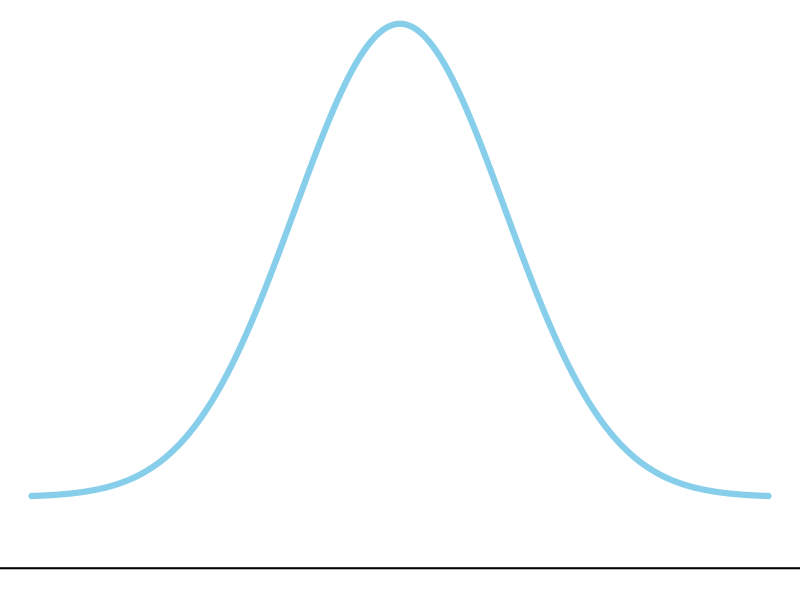
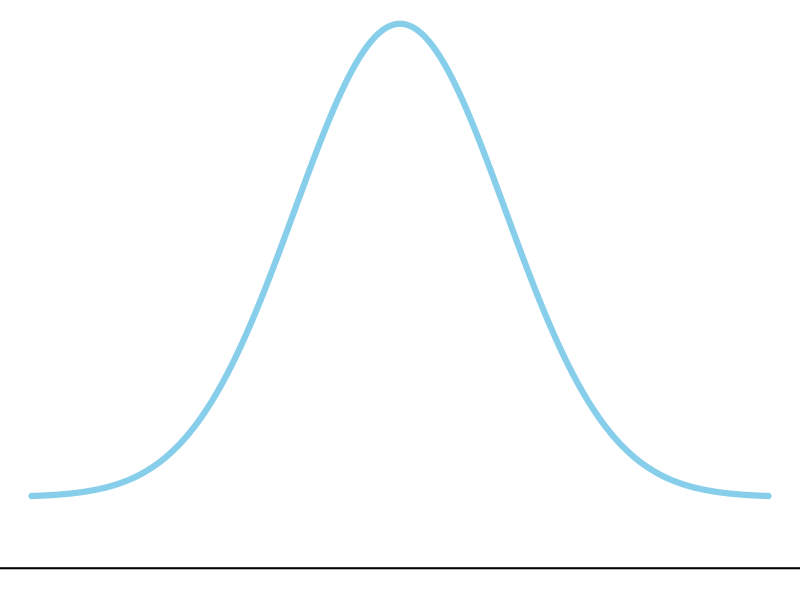
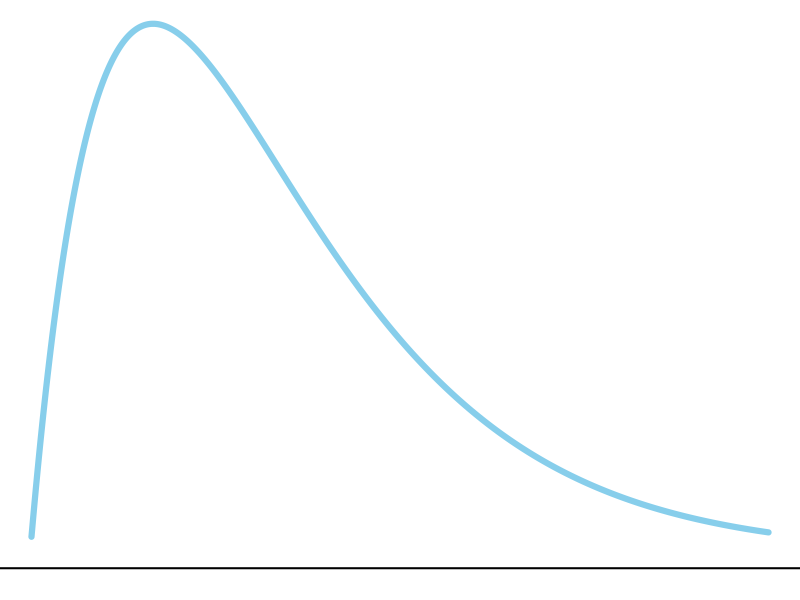
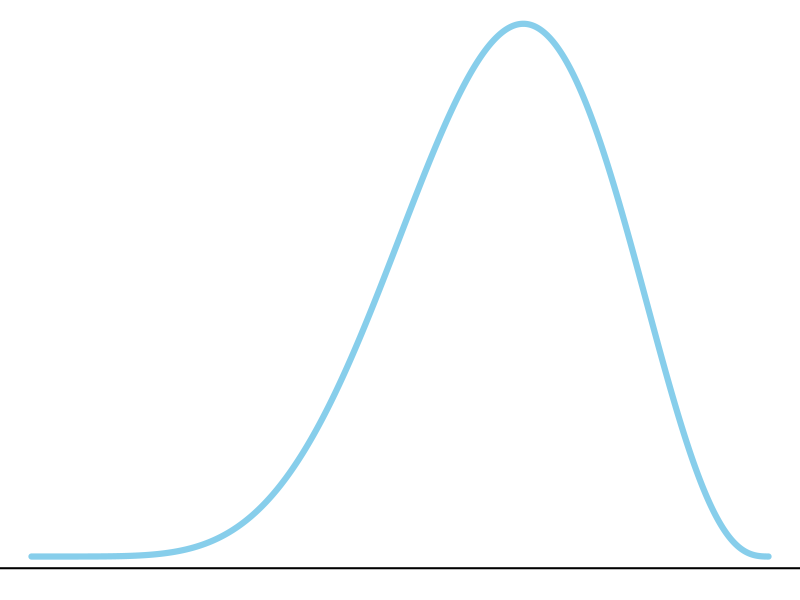

These charts were generated, in order, by the following R code:


# DBAD diagram of hierarchical models

# Generate the Mini-Plots of different distributions

Manager <- list(mainLineColor = "skyblue",
                mainLineWidth = 6,
                baseLineWidth = 2,
                directory     = "./MiniPlots/",
                miniPlots     = c("Normal", "Gamma", "Beta"),
                margin        = c(0.5, 0.1, 0.1, 0.1),
                dimPNG        = c(width = 180, height = 60)
         )


plotPNGsOfMiniPlots <- function() {
    plots     <- Manager$miniPlots
    directory <- Manager$directory
    .checkTarget(directory)
    for (plot in plots) {
        png(file = paste0(directory, plot, ".png"), 
                width  = Manager$dimPNG["width"],
                height = Manager$dimPNG["height"])
            do.call(paste0(".plot", plot, "MiniPlot"), list())
        dev.off()
    }
}

.checkTarget <- function(directory) {
    dir.create(directory, showWarnings = FALSE)
}

.plotNormalMiniPlot <- function() {
    xLim <- 3.5
    x <- seq(-xLim, xLim, length = 501)
    y <- dnorm(x, 0, 1)
    .generateMiniPlot(x, y)   
}

.plotGammaMiniPlot <- function() {
    x <- seq(0, 1, length = 502)
    x <- x[-1]  # without 0
    y <- dgamma(x, 2, 6)
    .generateMiniPlot(x, y)  
}

.plotBetaMiniPlot <- function() {
    x <- seq(0, 1, length = 503)
    x <- x[-c(1, 503)]  # without 0, 1
    y <- dbeta(x, 7, 4)
    .generateMiniPlot(x, y)  
}


.generateMiniPlot <- function(x, y) {
    op <- par(mar = Manager$margin)
        yMin  <- -0.06
        ylims <- c(yMin, max(y))
        plot(x, y, 
                 type = "l",
                 axes = FALSE,
                 ylim = ylims,
                 col = Manager$mainLineColor,
                 lwd = Manager$mainLineWidth
             )
        abline(h = yMin, lwd = Manager$baseLineWidth, xpd = TRUE)
    par(op)
}

# show example
.plotNormalMiniPlot()

# generate all mini-plots
plotPNGsOfMiniPlots()


# clean up
rm("plotPNGsOfMiniPlots", "Manager")

# done




